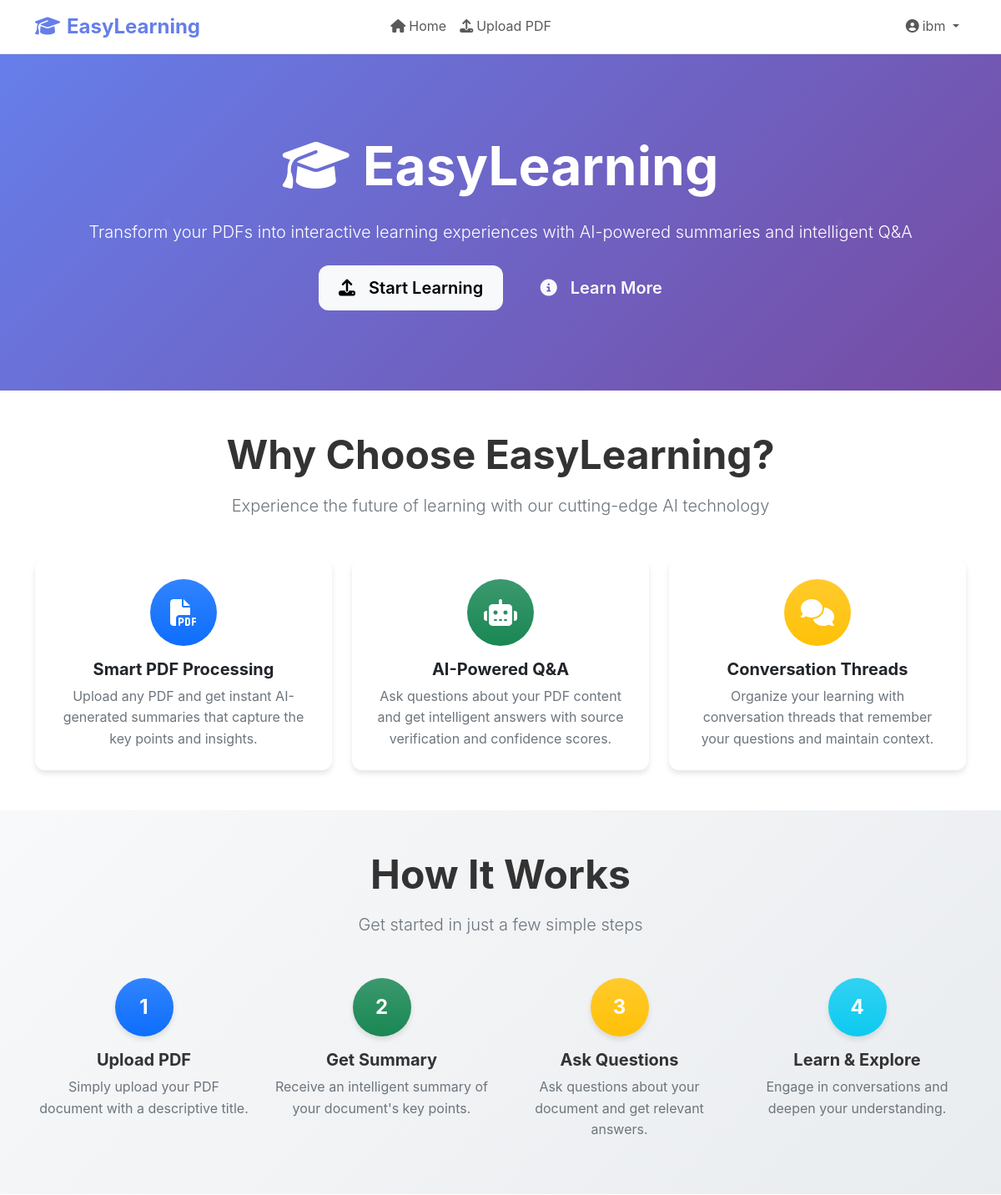
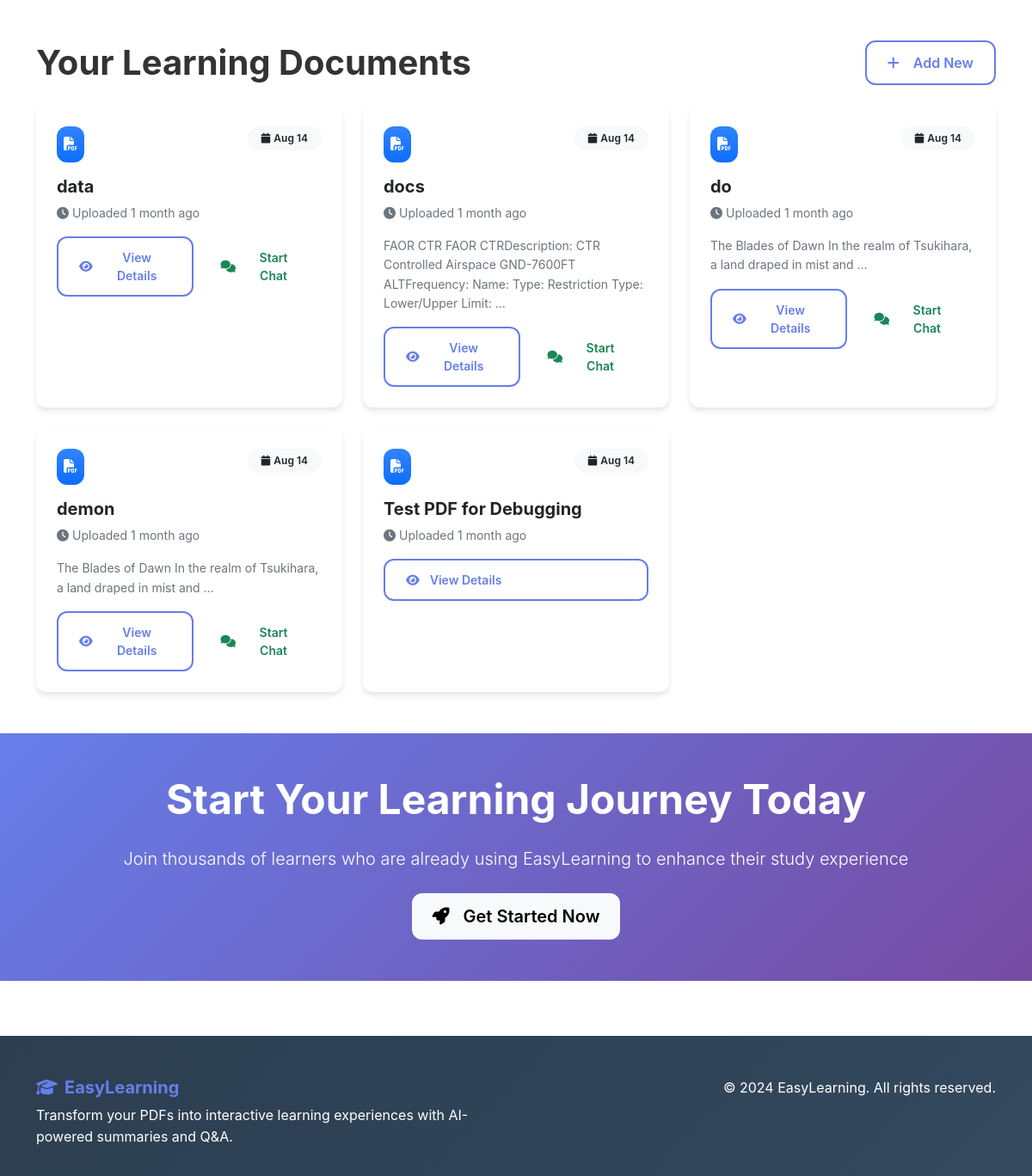
Screenshot of /home/ (signed in) with the database file from the repository (2 pictures, top to bottom).
### easylearning/models.py (models this page shows, shortened)
class PDFDocument(models.Model):
    id = models.UUIDField(primary_key=True, default=uuid.uuid4, editable=False)
    title = models.CharField(max_length=255)
    file = models.FileField(upload_to='pdfs/')
    uploaded_at = models.DateTimeField(auto_now_add=True)
    uploaded_by = models.ForeignKey(User, on_delete=models.CASCADE, null=True, blank=True)

class PDFSummary(models.Model):
    id = models.UUIDField(primary_key=True, default=uuid.uuid4, editable=False)
    pdf_document = models.OneToOneField(PDFDocument, on_delete=models.CASCADE, related_name='summary')
    summary_text = models.TextField()
    generated_at = models.DateTimeField(auto_now_add=True)

### easylearning/views.py (the view)
# urls.py: path('home/', views.home, name='home'),
@login_required
def home(request):
    pdfs = PDFDocument.objects.all().order_by('-uploaded_at')
    return render(request, 'easylearning/home.html', {'pdfs': pdfs})

### templates/easylearning/home.html (shortened to what this page needs)
{% extends 'base.html' %}
{% block content %}
<section class="hero-section">
    <div class="container text-center position-relative">
        <h1 class="display-3 fw-bold mb-4 animate-fade-in-up">
            <i class="fas fa-graduation-cap me-3"></i>EasyLearning
        </h1>
        <p class="lead mb-4 fs-5 animate-fade-in-up" style="animation-delay: 0.2s;">
            Transform your PDFs into interactive learning experiences with AI-powered summaries and intelligent Q&A
        </p>
        <div class="animate-fade-in-up" style="animation-delay: 0.4s;">
            <a href="{% url 'easylearning:upload_pdf' %}" class="btn btn-light btn-lg me-3">
                <i class="fas fa-upload me-2"></i>Start Learning
            </a>
            <a href="#features" class="btn btn-outline-light btn-lg">
                <i class="fas fa-info-circle me-2"></i>Learn More
            </a>
        </div>
    </div>
</section>
<section id="features" class="py-5">
    <div class="container">
        <div class="text-center mb-5">
            <h2 class="display-5 fw-bold mb-3">Why Choose EasyLearning?</h2>
            <p class="lead text-muted">Experience the future of learning with our cutting-edge AI technology</p>
        </div>
        <div class="row g-4">
            <div class="col-md-4">
                <div class="card h-100 text-center border-0 shadow-sm">
                    <div class="card-body p-4">
                        <div class="bg-primary bg-gradient text-white rounded-circle d-inline-flex align-items-center justify-content-center mb-3" style="width: 80px; height: 80px;">
                            <i class="fas fa-file-pdf fa-2x"></i>
                        </div>
                        <h5 class="card-title fw-bold">Smart PDF Processing</h5>
                        <p class="card-text text-muted">Upload any PDF and get instant AI-generated summaries that capture the key points and insights.</p>
                    </div>
                </div>
            </div>
            <div class="col-md-4">
                <div class="card h-100 text-center border-0 shadow-sm">
                    <div class="card-body p-4">
                        <div class="bg-success bg-gradient text-white rounded-circle d-inline-flex align-items-center justify-content-center mb-3" style="width: 80px; height: 80px;">
                            <i class="fas fa-robot fa-2x"></i>
                        </div>
                        <h5 class="card-title fw-bold">AI-Powered Q&A</h5>
                        <p class="card-text text-muted">Ask questions about your PDF content and get intelligent answers with source verification and confidence scores.</p>
                    </div>
                </div>
            </div>
            <div class="col-md-4">
                <div class="card h-100 text-center border-0 shadow-sm">
                    <div class="card-body p-4">
                        <div class="bg-warning bg-gradient text-white rounded-circle d-inline-flex align-items-center justify-content-center mb-3" style="width: 80px; height: 80px;">
                            <i class="fas fa-comments fa-2x"></i>
                        </div>
                        <h5 class="card-title fw-bold">Conversation Threads</h5>
                        <p class="card-text text-muted">Organize your learning with conversation threads that remember your questions and maintain context.</p>
                    </div>
                </div>
            </div>
        </div>
    </div>
</section>
<section class="py-5" style="background: linear-gradient(135deg, #f8f9fa 0%, #e9ecef 100%);">
    <div class="container">
        <div class="text-center mb-5">
            <h2 class="display-5 fw-bold mb-3">How It Works</h2>
            <p class="lead text-muted">Get started in just a few simple steps</p>
        </div>
        <div class="row g-4">
            <div class="col-md-3 text-center">
                <div class="bg-primary bg-gradient text-white rounded-circle d-inline-flex align-items-center justify-content-center mb-3 shadow-sm" style="width: 70px; height: 70px;">
                    <span class="fw-bold fs-4">1</span>
                </div>
                <h5 class="fw-bold">Upload PDF</h5>
                <p class="text-muted">Simply upload your PDF document with a descriptive title.</p>
            </div>
            <div class="col-md-3 text-center">
                <div class="bg-success bg-gradient text-white rounded-circle d-inline-flex align-items-center justify-content-center mb-3 shadow-sm" style="width: 70px; height: 70px;">
                    <span class="fw-bold fs-4">2</span>
                </div>
                <h5 class="fw-bold">Get Summary</h5>
                <p class="text-muted">Receive an intelligent summary of your document's key points.</p>
            </div>
            <div class="col-md-3 text-center">
                <div class="bg-warning bg-gradient text-white rounded-circle d-inline-flex align-items-center justify-content-center mb-3 shadow-sm" style="width: 70px; height: 70px;">
                    <span class="fw-bold fs-4">3</span>
                </div>
                <h5 class="fw-bold">Ask Questions</h5>
                <p class="text-muted">Ask questions about your document and get relevant answers.</p>
            </div>
            <div class="col-md-3 text-center">
                <div class="bg-info bg-gradient text-white rounded-circle d-inline-flex align-items-center justify-content-center mb-3 shadow-sm" style="width: 70px; height: 70px;">
                    <span class="fw-bold fs-4">4</span>
                </div>
                <h5 class="fw-bold">Learn & Explore</h5>
                <p class="text-muted">Engage in conversations and deepen your understanding.</p>
            </div>
        </div>
    </div>
</section>
{% if pdfs %}
<section class="py-5">
    <div class="container">
        <div class="d-flex justify-content-between align-items-center mb-4">
            <h2 class="display-6 fw-bold mb-0">Your Learning Documents</h2>
            <a href="{% url 'easylearning:upload_pdf' %}" class="btn btn-outline-primary">
                <i class="fas fa-plus me-2"></i>Add New
            </a>
        </div>
        <div class="row g-4">
            {% for pdf in pdfs %}
            <div class="col-md-6 col-lg-4">
                <div class="card h-100 border-0 shadow-sm">
                    <div class="card-body p-4">
                        <div class="d-flex align-items-start justify-content-between mb-3">
                            <div class="bg-primary bg-gradient text-white rounded p-2">
                                <i class="fas fa-file-pdf"></i>
                            </div>
                            <span class="badge bg-light text-dark">
                                <i class="fas fa-calendar me-1"></i>{{ pdf.uploaded_at|date:"M d" }}
                            </span>
                        </div>
                        <h5 class="card-title fw-bold mb-2">{{ pdf.title }}</h5>
                        <p class="card-text text-muted small mb-3">
                            <i class="fas fa-clock me-1"></i>Uploaded {{ pdf.uploaded_at|timesince }} ago
                        </p>
                        {% if pdf.summary %}
                            <p class="card-text text-muted small mb-3">
                                {{ pdf.summary.summary_text|truncatewords:15 }}
                            </p>
                        {% endif %}
                        <div class="d-flex gap-2">
                            <a href="{% url 'easylearning:pdf_detail' pdf.id %}" class="btn btn-outline-primary btn-sm flex-fill">
                                <i class="fas fa-eye me-1"></i>View Details
                            </a>
                            {% if pdf.conversations.exists %}
                            <a href="{% url 'easylearning:thread_detail' pdf.conversations.first.id %}" class="btn btn-outline-success btn-sm flex-fill">
                                <i class="fas fa-comments me-1"></i>Start Chat
                            </a>
                            {% endif %}
                        </div>
                    </div>
                </div>
            </div>
            {% endfor %}
        </div>
    </div>
</section>
{% endif %}
<section class="py-5" style="background: linear-gradient(135deg, var(--primary-color) 0%, var(--secondary-color) 100%);">
    <div class="container text-center text-white">
        <h2 class="display-5 fw-bold mb-4">Start Your Learning Journey Today</h2>
        <p class="lead mb-4">Join thousands of learners who are already using EasyLearning to enhance their study experience</p>
        <a href="{% url 'easylearning:upload_pdf' %}" class="btn btn-light btn-lg">
            <i class="fas fa-rocket me-2"></i>Get Started Now
        </a>
    </div>
</section>
{% endblock %}

### templates/base.html (shortened to what this page needs)
<!DOCTYPE html>
<html lang="en">
<head>
    <link href="https://cdn.jsdelivr.net/npm/bootstrap@5.3.0/dist/css/bootstrap.min.css" rel="stylesheet">
    <link rel="stylesheet" href="https://cdnjs.cloudflare.com/ajax/libs/font-awesome/6.4.0/css/all.min.css">
</head>
<body>
    <nav class="navbar navbar-expand-lg navbar-light bg-light shadow-sm">
        <div class="container">
            <a class="navbar-brand" href="{% url 'easylearning:home' %}">
                <i class="fas fa-graduation-cap me-2"></i>EasyLearning
            </a>
            <div class="collapse navbar-collapse justify-content-center" id="navbarNav">
                <ul class="navbar-nav mx-auto">
                    <li class="nav-item">
                        <a class="nav-link" href="{% url 'easylearning:home' %}">
                            <i class="fas fa-home me-1"></i>Home
                        </a>
                    </li>
                    <li class="nav-item">
                        <a class="nav-link" href="{% url 'easylearning:upload_pdf' %}">
                            <i class="fas fa-upload me-1"></i>Upload PDF
                        </a>
                    </li>
                </ul>
                <ul class="navbar-nav ms-auto">
                    {% if user.is_authenticated %}
                        <li class="nav-item dropdown">
                            <a class="nav-link dropdown-toggle" href="#" id="navbarDropdown" role="button" aria-expanded="false">
                                <i class="fas fa-user-circle me-1"></i>{{ user.username }}
                            </a>
                        </li>
                    {% endif %}
                </ul>
            </div>
        </div>
    </nav>
    <main>
        {% block content %}{% endblock %}
    </main>
    <footer class="footer">
        <div class="container">
            <div class="row">
                <div class="col-md-6">
                    <h5><i class="fas fa-graduation-cap me-2"></i>EasyLearning</h5>
                    <p class="mb-0">Transform your PDFs into interactive learning experiences with AI-powered summaries and Q&A.</p>
                </div>
                <div class="col-md-6 text-md-end">
                    <p class="mb-0">&copy; 2024 EasyLearning. All rights reserved.</p>
                </div>
            </div>
        </div>
    </footer>
</body>
</html>

### templates/base.html (style rules this page uses)
:root { --primary-color: #667eea; --secondary-color: #764ba2; --success-color: #28a745; --warning-color: #ffc107; --danger-color: #dc3545; --dark-color: #2c3e50; --light-color: #f8f9fa; --border-radius: 12px; --box-shadow: 0 4px 6px rgba(0, 0, 0, 0.1); --transition: all 0.3s ease; }
body { font-family: 'Inter', -apple-system, BlinkMacSystemFont, 'Segoe UI', Roboto, sans-serif; line-height: 1.6; color: #333; }
.navbar-brand { font-weight: 700; color: var(--primary-color) !important; font-size: 1.5rem; }
.navbar { backdrop-filter: blur(10px); background: rgba(255, 255, 255, 0.95) !important; border-bottom: 1px solid rgba(0, 0, 0, 0.1); }
.hero-section { background: linear-gradient(135deg, var(--primary-color) 0%, var(--secondary-color) 100%); color: white; padding: 6rem 0; position: relative; overflow: hidden; }
.hero-section::before { content: ''; position: absolute; top: 0; left: 0; right: 0; bottom: 0; opacity: 0.3; }
.card { border: none; border-radius: var(--border-radius); box-shadow: var(--box-shadow); transition: var(--transition); background: white; overflow: hidden; }
.btn { border-radius: var(--border-radius); font-weight: 600; padding: 0.75rem 1.5rem; transition: var(--transition); border: none; text-decoration: none; display: inline-flex; align-items: center; gap: 0.5rem; }
.btn-outline-primary { border: 2px solid var(--primary-color); color: var(--primary-color); background: transparent; }
.footer { background: linear-gradient(135deg, var(--dark-color) 0%, #34495e 100%); color: white; padding: 3rem 0 2rem; margin-top: 4rem; }
.footer h5 { color: var(--primary-color); font-weight: 700; }
.badge { border-radius: 20px; padding: 0.5rem 1rem; font-weight: 600; }
.dropdown { position: relative !important; }
.dropdown-toggle::after { display: inline-block; margin-left: 0.255em; vertical-align: 0.255em; content: ""; border-top: 0.3em solid; border-right: 0.3em solid transparent; border-bottom: 0; border-left: 0.3em solid transparent; }
.text-muted { color: #6c757d !important; }
.shadow-sm { box-shadow: var(--box-shadow) !important; }
.rounded { border-radius: var(--border-radius) !important; }
.animate-fade-in-up { animation: fadeInUp 0.6s ease-out; }

### rows the page displays
PDFDocument: uploaded_at "Aug 14", title "data", uploaded_at "1 month", shows "Start Chat"
PDFDocument: uploaded_at "Aug 14", title "docs", uploaded_at "1 month", summary.summary_text "FAOR CTR FAOR CTRDescription: CTR Controlled Airspace GND-7600FT ALTFrequency: Name: Type: Restriction Type: Lower/Upper Limit: …", shows "Start Chat"
PDFDocument: uploaded_at "Aug 14", title "do", uploaded_at "1 month", summary.summary_text "The Blades of Dawn In the realm of Tsukihara, a land draped in mist and …", shows "Start Chat"
PDFDocument: uploaded_at "Aug 14", title "demon", uploaded_at "1 month", summary.summary_text "The Blades of Dawn In the realm of Tsukihara, a land draped in mist and …", shows "Start Chat"
PDFDocument: uploaded_at "Aug 14", title "Test PDF for Debugging", uploaded_at "1 month"

### other values shown
{{ user.username }} "ibm"
